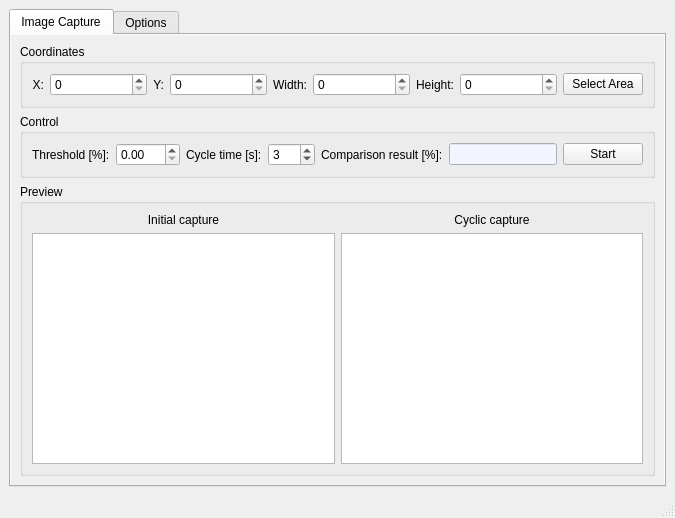
<?xml version="1.0" encoding="UTF-8"?>
<ui version="4.0">
 <class>MainWindow</class>
 <widget class="QMainWindow" name="MainWindow">
  <property name="geometry">
   <rect>
    <x>0</x>
    <y>0</y>
    <width>657</width>
    <height>510</height>
   </rect>
  </property>
  <property name="windowTitle">
   <string>Autoscanner</string>
  </property>
  <property name="windowIcon">
   <iconset resource="../resources.qrc">
    <normaloff>:/images/icon.ico</normaloff>:/images/icon.ico</iconset>
  </property>
  <widget class="QWidget" name="centralwidget">
   <property name="autoFillBackground">
    <bool>true</bool>
   </property>
   <layout class="QGridLayout" name="gridLayout">
    <item row="0" column="0">
     <widget class="QTabWidget" name="tabWidget">
      <property name="currentIndex">
       <number>0</number>
      </property>
      <widget class="QWidget" name="tab_1">
       <property name="autoFillBackground">
        <bool>true</bool>
       </property>
       <attribute name="title">
        <string>Image Capture</string>
       </attribute>
       <layout class="QGridLayout" name="gridLayout_2">
        <item row="2" column="0">
         <widget class="QGroupBox" name="groupBox_3">
          <property name="title">
           <string>Preview</string>
          </property>
          <layout class="QHBoxLayout" name="horizontalLayout_3">
           <item>
            <layout class="QVBoxLayout" name="verticalLayout">
             <item>
              <widget class="QLabel" name="label_7">
               <property name="text">
                <string>Initial capture</string>
               </property>
               <property name="alignment">
                <set>Qt::AlignCenter</set>
               </property>
              </widget>
             </item>
             <item>
              <widget class="QGraphicsView" name="graphicsView_init"/>
             </item>
            </layout>
           </item>
           <item>
            <layout class="QVBoxLayout" name="verticalLayout_2">
             <item>
              <widget class="QLabel" name="label_8">
               <property name="text">
                <string>Cyclic capture</string>
               </property>
               <property name="alignment">
                <set>Qt::AlignCenter</set>
               </property>
              </widget>
             </item>
             <item>
              <widget class="QGraphicsView" name="graphicsView_cyclic"/>
             </item>
            </layout>
           </item>
          </layout>
         </widget>
        </item>
        <item row="0" column="0">
         <widget class="QGroupBox" name="groupBox_1">
          <property name="title">
           <string>Coordinates</string>
          </property>
          <layout class="QHBoxLayout" name="horizontalLayout">
           <item>
            <widget class="QLabel" name="label_1">
             <property name="sizePolicy">
              <sizepolicy hsizetype="Maximum" vsizetype="Preferred">
               <horstretch>0</horstretch>
               <verstretch>0</verstretch>
              </sizepolicy>
             </property>
             <property name="text">
              <string>X:</string>
             </property>
             <property name="alignment">
              <set>Qt::AlignRight|Qt::AlignTrailing|Qt::AlignVCenter</set>
             </property>
            </widget>
           </item>
           <item>
            <widget class="QSpinBox" name="spinBox_x">
             <property name="sizePolicy">
              <sizepolicy hsizetype="Minimum" vsizetype="Fixed">
               <horstretch>0</horstretch>
               <verstretch>0</verstretch>
              </sizepolicy>
             </property>
            </widget>
           </item>
           <item>
            <widget class="QLabel" name="label_2">
             <property name="sizePolicy">
              <sizepolicy hsizetype="Maximum" vsizetype="Preferred">
               <horstretch>0</horstretch>
               <verstretch>0</verstretch>
              </sizepolicy>
             </property>
             <property name="text">
              <string>Y:</string>
             </property>
             <property name="alignment">
              <set>Qt::AlignRight|Qt::AlignTrailing|Qt::AlignVCenter</set>
             </property>
            </widget>
           </item>
           <item>
            <widget class="QSpinBox" name="spinBox_y">
             <property name="sizePolicy">
              <sizepolicy hsizetype="Minimum" vsizetype="Fixed">
               <horstretch>0</horstretch>
               <verstretch>0</verstretch>
              </sizepolicy>
             </property>
            </widget>
           </item>
           <item>
            <widget class="QLabel" name="label_3">
             <property name="sizePolicy">
              <sizepolicy hsizetype="Maximum" vsizetype="Preferred">
               <horstretch>0</horstretch>
               <verstretch>0</verstretch>
              </sizepolicy>
             </property>
             <property name="text">
              <string>Width:</string>
             </property>
             <property name="alignment">
              <set>Qt::AlignRight|Qt::AlignTrailing|Qt::AlignVCenter</set>
             </property>
            </widget>
           </item>
           <item>
            <widget class="QSpinBox" name="spinBox_width">
             <property name="sizePolicy">
              <sizepolicy hsizetype="Minimum" vsizetype="Fixed">
               <horstretch>0</horstretch>
               <verstretch>0</verstretch>
              </sizepolicy>
             </property>
            </widget>
           </item>
           <item>
            <widget class="QLabel" name="label_4">
             <property name="sizePolicy">
              <sizepolicy hsizetype="Maximum" vsizetype="Preferred">
               <horstretch>0</horstretch>
               <verstretch>0</verstretch>
              </sizepolicy>
             </property>
             <property name="text">
              <string>Height:</string>
             </property>
             <property name="alignment">
              <set>Qt::AlignRight|Qt::AlignTrailing|Qt::AlignVCenter</set>
             </property>
            </widget>
           </item>
           <item>
            <widget class="QSpinBox" name="spinBox_height">
             <property name="sizePolicy">
              <sizepolicy hsizetype="Minimum" vsizetype="Fixed">
               <horstretch>0</horstretch>
               <verstretch>0</verstretch>
              </sizepolicy>
             </property>
            </widget>
           </item>
           <item>
            <widget class="QPushButton" name="pushButton_select">
             <property name="sizePolicy">
              <sizepolicy hsizetype="Fixed" vsizetype="Fixed">
               <horstretch>0</horstretch>
               <verstretch>0</verstretch>
              </sizepolicy>
             </property>
             <property name="text">
              <string>Select Area</string>
             </property>
            </widget>
           </item>
          </layout>
         </widget>
        </item>
        <item row="1" column="0">
         <widget class="QGroupBox" name="groupBox_2">
          <property name="title">
           <string>Control</string>
          </property>
          <layout class="QHBoxLayout" name="horizontalLayout_2">
           <item>
            <widget class="QLabel" name="label_5">
             <property name="sizePolicy">
              <sizepolicy hsizetype="Maximum" vsizetype="Preferred">
               <horstretch>0</horstretch>
               <verstretch>0</verstretch>
              </sizepolicy>
             </property>
             <property name="text">
              <string>Threshold [%]:</string>
             </property>
            </widget>
           </item>
           <item>
            <widget class="QDoubleSpinBox" name="doubleSpinBox_thr">
             <property name="maximum">
              <double>100.000000000000000</double>
             </property>
             <property name="singleStep">
              <double>0.010000000000000</double>
             </property>
            </widget>
           </item>
           <item>
            <widget class="QLabel" name="label_6">
             <property name="sizePolicy">
              <sizepolicy hsizetype="Maximum" vsizetype="Preferred">
               <horstretch>0</horstretch>
               <verstretch>0</verstretch>
              </sizepolicy>
             </property>
             <property name="text">
              <string>Cycle time [s]:</string>
             </property>
            </widget>
           </item>
           <item>
            <widget class="QSpinBox" name="spinBox_cycle">
             <property name="toolTip">
              <string/>
             </property>
             <property name="statusTip">
              <string/>
             </property>
             <property name="whatsThis">
              <string/>
             </property>
             <property name="minimum">
              <number>1</number>
             </property>
             <property name="maximum">
              <number>600</number>
             </property>
             <property name="value">
              <number>3</number>
             </property>
            </widget>
           </item>
           <item>
            <widget class="QLabel" name="label">
             <property name="sizePolicy">
              <sizepolicy hsizetype="Maximum" vsizetype="Preferred">
               <horstretch>0</horstretch>
               <verstretch>0</verstretch>
              </sizepolicy>
             </property>
             <property name="text">
              <string>Comparison result [%]:</string>
             </property>
            </widget>
           </item>
           <item>
            <widget class="QLineEdit" name="lineEdit_result">
             <property name="sizePolicy">
              <sizepolicy hsizetype="Minimum" vsizetype="Fixed">
               <horstretch>0</horstretch>
               <verstretch>0</verstretch>
              </sizepolicy>
             </property>
             <property name="styleSheet">
              <string notr="true">background-color: rgb(242, 245, 255);</string>
             </property>
             <property name="maxLength">
              <number>16</number>
             </property>
             <property name="frame">
              <bool>true</bool>
             </property>
             <property name="readOnly">
              <bool>true</bool>
             </property>
            </widget>
           </item>
           <item>
            <widget class="QPushButton" name="pushButton_start">
             <property name="sizePolicy">
              <sizepolicy hsizetype="Fixed" vsizetype="Fixed">
               <horstretch>0</horstretch>
               <verstretch>0</verstretch>
              </sizepolicy>
             </property>
             <property name="text">
              <string>Start</string>
             </property>
            </widget>
           </item>
          </layout>
         </widget>
        </item>
       </layout>
      </widget>
      <widget class="QWidget" name="tab_2">
       <property name="autoFillBackground">
        <bool>true</bool>
       </property>
       <attribute name="title">
        <string>Options</string>
       </attribute>
       <layout class="QGridLayout" name="gridLayout_3">
        <item row="1" column="0">
         <widget class="QGroupBox" name="groupBox">
          <property name="sizePolicy">
           <sizepolicy hsizetype="Preferred" vsizetype="Maximum">
            <horstretch>0</horstretch>
            <verstretch>0</verstretch>
           </sizepolicy>
          </property>
          <property name="title">
           <string>Sound</string>
          </property>
          <layout class="QVBoxLayout" name="verticalLayout_3">
           <item>
            <widget class="QCheckBox" name="checkBox_audio">
             <property name="text">
              <string>Enable audio warnings</string>
             </property>
             <property name="checked">
              <bool>true</bool>
             </property>
            </widget>
           </item>
          </layout>
         </widget>
        </item>
        <item row="2" column="0">
         <widget class="QGroupBox" name="groupBox_4">
          <property name="sizePolicy">
           <sizepolicy hsizetype="Preferred" vsizetype="Minimum">
            <horstretch>0</horstretch>
            <verstretch>0</verstretch>
           </sizepolicy>
          </property>
          <property name="title">
           <string>Pushbullet</string>
          </property>
          <layout class="QVBoxLayout" name="verticalLayout_5">
           <item>
            <widget class="QCheckBox" name="checkBox_pushbullet">
             <property name="text">
              <string>Enable Pushbullet notifications</string>
             </property>
            </widget>
           </item>
           <item>
            <layout class="QGridLayout" name="gridLayout_4">
             <item row="3" column="0">
              <widget class="QLabel" name="label_11">
               <property name="whatsThis">
                <string notr="true"/>
               </property>
               <property name="text">
                <string>Message:</string>
               </property>
               <property name="alignment">
                <set>Qt::AlignRight|Qt::AlignTop|Qt::AlignTrailing</set>
               </property>
              </widget>
             </item>
             <item row="1" column="1">
              <widget class="QLineEdit" name="lineEdit_pb_key"/>
             </item>
             <item row="1" column="0">
              <widget class="QLabel" name="label_9">
               <property name="text">
                <string>Key:</string>
               </property>
               <property name="alignment">
                <set>Qt::AlignRight|Qt::AlignTrailing|Qt::AlignVCenter</set>
               </property>
              </widget>
             </item>
             <item row="2" column="1">
              <widget class="QLineEdit" name="lineEdit_pb_title"/>
             </item>
             <item row="3" column="1">
              <widget class="QTextEdit" name="textEdit_pb_message"/>
             </item>
             <item row="2" column="0">
              <widget class="QLabel" name="label_10">
               <property name="text">
                <string>Title:</string>
               </property>
               <property name="alignment">
                <set>Qt::AlignRight|Qt::AlignTrailing|Qt::AlignVCenter</set>
               </property>
              </widget>
             </item>
             <item row="0" column="1">
              <widget class="QLabel" name="label_12">
               <property name="text">
                <string>&lt;html&gt;&lt;head/&gt;&lt;body&gt;&lt;p&gt;&lt;a href=&quot;https://www.pushbullet.com/&quot;&gt;&lt;span style=&quot; text-decoration: underline; color:#0000ff;&quot;&gt;Don't have a key, yet?&lt;/span&gt;&lt;/a&gt;&lt;/p&gt;&lt;/body&gt;&lt;/html&gt;</string>
               </property>
               <property name="alignment">
                <set>Qt::AlignRight|Qt::AlignTrailing|Qt::AlignVCenter</set>
               </property>
               <property name="openExternalLinks">
                <bool>true</bool>
               </property>
              </widget>
             </item>
            </layout>
           </item>
           <item>
            <widget class="QPushButton" name="pushButton_send_test_message">
             <property name="sizePolicy">
              <sizepolicy hsizetype="Maximum" vsizetype="Fixed">
               <horstretch>0</horstretch>
               <verstretch>0</verstretch>
              </sizepolicy>
             </property>
             <property name="layoutDirection">
              <enum>Qt::RightToLeft</enum>
             </property>
             <property name="text">
              <string>Send Test Message</string>
             </property>
            </widget>
           </item>
          </layout>
         </widget>
        </item>
       </layout>
      </widget>
     </widget>
    </item>
   </layout>
  </widget>
  <widget class="QMenuBar" name="menubar">
   <property name="geometry">
    <rect>
     <x>0</x>
     <y>0</y>
     <width>657</width>
     <height>21</height>
    </rect>
   </property>
  </widget>
  <widget class="QStatusBar" name="statusbar"/>
 </widget>
 <resources>
  <include location="../resources.qrc"/>
 </resources>
 <connections/>
</ui>
